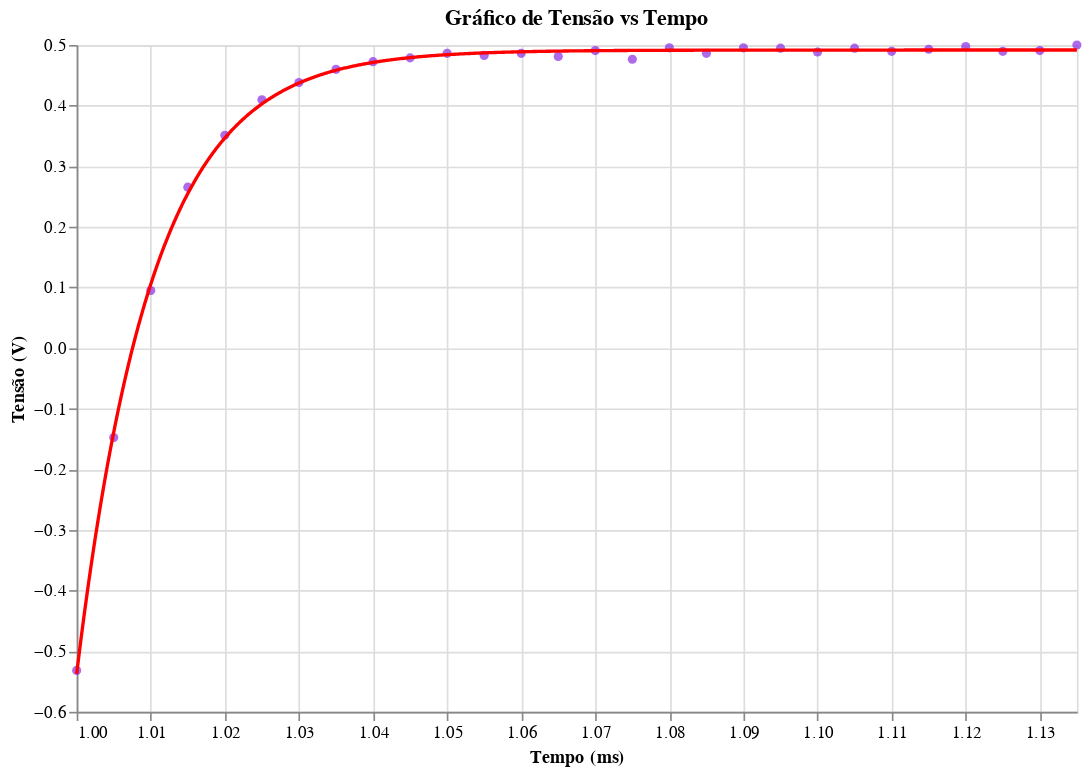

The notebook cell this image was saved under:
### Code cell
data = aj.slicing_data(path,[1,1.2],Rl=True,ascending=True)
data_regres, b, cov = aj.regres_exp(data,[1,1.2])
(aj.data_x_regression(data,data_regres)).display()

tal_sb = 1/(b*1000)

### Figure 1 — Vega-Lite specification as saved in the notebook (floating-point values rounded to 4 significant figures; data arrays with more than 128 entries replaced by an {"elided": "..."} marker saying what was removed)
{"config": {"view": {"continuousWidth": 300, "continuousHeight": 300}}, "layer": [{"data": {"name": "data-e5a339cf50e864061d9792dad4ff9ef4"}, "mark": {"type": "circle", "color": "blueviolet"}, "encoding": {"x": {"field": "Time", "scale": {"domain": [1.0, 1.135]}, "title": "Tempo (ms)", "type": "quantitative"}, "y": {"field": "U_b", "title": "Tensão (V)", "type": "quantitative"}}, "title": "Gráfico de Tensão vs Tempo"}, {"data": {"name": "data-7b57d45d5bd41c78132af481f6414a8c"}, "mark": {"type": "line", "color": "red"}, "encoding": {"x": {"field": "Time", "scale": {"domain": [1.0, 1.135]}, "title": "Tempo (ms)", "type": "quantitative"}, "y": {"field": "U_b", "title": "Tensão (V)", "type": "quantitative"}}, "title": "Gráfico de Tensão vs Tempo"}], "height": 400, "width": 600, "$schema": "https://vega.github.io/schema/vega-lite/v5.20.1.json", "datasets": {"data-e5a339cf50e864061d9792dad4ff9ef4": [{"Time": 1.0, "U_y": -2.284, "U_b": -0.5317}, {"Time": 1.005, "U_y": 2.502, "U_b": -0.1475}, {"Time": 1.01, "U_y": 2.391, "U_b": 0.09507}, {"Time": 1.015, "U_y": 2.311, "U_b": 0.2655}, {"Time": 1.02, "U_y": 2.244, "U_b": 0.3512}, {"Time": 1.025, "U_y": 2.226, "U_b": 0.4096}, {"Time": 1.03, "U_y": 2.201, "U_b": 0.4381}, {"Time": 1.035, "U_y": 2.195, "U_b": 0.4599}, {"Time": 1.04, "U_y": 2.179, "U_b": 0.4725}, {"Time": 1.045, "U_y": 2.174, "U_b": 0.4788}, {"Time": 1.05, "U_y": 2.178, "U_b": 0.4863}, {"Time": 1.055, "U_y": 2.176, "U_b": 0.4828}, {"Time": 1.06, "U_y": 2.177, "U_b": 0.4863}, {"Time": 1.065, "U_y": 2.177, "U_b": 0.4811}, {"Time": 1.07, "U_y": 2.172, "U_b": 0.4908}, {"Time": 1.075, "U_y": 2.168, "U_b": 0.4765}, {"Time": 1.08, "U_y": 2.177, "U_b": 0.4953}, {"Time": 1.085, "U_y": 2.177, "U_b": 0.4863}, {"Time": 1.09, "U_y": 2.178, "U_b": 0.4953}, {"Time": 1.095, "U_y": 2.171, "U_b": 0.4948}, {"Time": 1.1, "U_y": 2.172, "U_b": 0.4885}, {"Time": 1.105, "U_y": 2.187, "U_b": 0.4948}, {"Time": 1.11, "U_y": 2.183, "U_b": 0.4896}, {"Time": 1.115, "U_y": 2.182, "U_b": 0.4931}, {"Time": 1.12, "U_y": 2.165, "U_b": 0.4976}, {"Time": 1.125, "U_y": 2.181, "U_b": 0.4896}, {"Time": 1.13, "U_y": 2.174, "U_b": 0.4908}, {"Time": 1.135, "U_y": 2.193, "U_b": 0.5}], "data-7b57d45d5bd41c78132af481f6414a8c": {"elided": "1000 records"}}}
